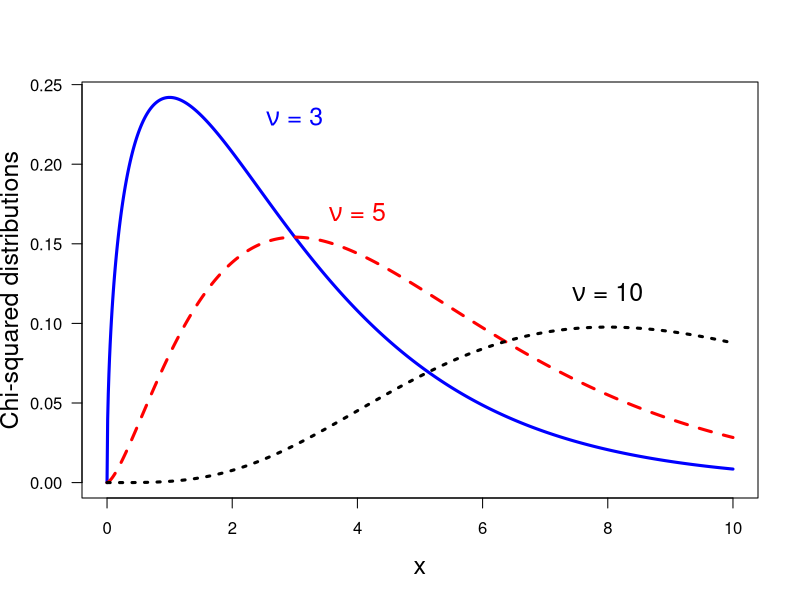

Write the R code that produced this figure.
print('file: B2-PDsPDFs-chi-squared-PDFs.R')
# chi-squared PDF
x = seq(0.0,10,0.01)
chisq3 = dchisq(x,3); chisq5 = dchisq(x,5); chisq10 = dchisq(x,10)
# png('chi-squaredBook160143R.png',width=16,height=16,units='cm',res=300)
plot(x,chisq3,type='l',col='blue',xlab='x',ylab='Chi-squared distributions',
     lwd=3,las=1,cex.lab=1.5)
lines(x,chisq5,col='red',lwd=3,lty=2)
lines(x,chisq10,col='black',lwd=3,lty=3)
text(3,0.23,expression(paste(nu,' = 3')),col='blue',cex=1.5)
text(4,0.17,expression(paste(nu,' = 5')),col='red',cex=1.5)
text(8,0.12,expression(paste(nu,' = 10')),col='black',cex=1.5)
# dev.off()